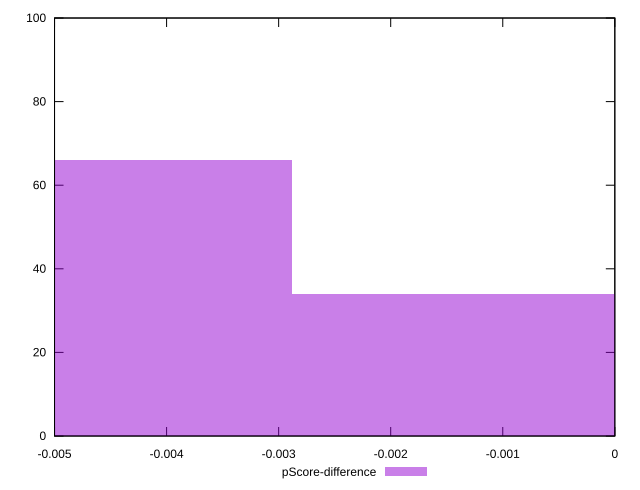

This figure's gnuplot source:
reset

$pScoreDifference <<EOF
0 34
-0.0057688288732666735 66
EOF

set key outside below
set boxwidth 0.0057688288732666735
set xrange [-0.0050000000000000044:0]
set yrange [0:100]
set trange [0:100]
set style fill transparent solid 0.5 noborder
set terminal svg size 640, 490 enhanced background rgb 'white'
set output "report_00016_2021-02-10T13-31-48.338Z/uses-http2/samples/pages+cached+noadtech/pScore-difference/histogram.svg"

plot $pScoreDifference title "pScore-difference" with boxes

reset
